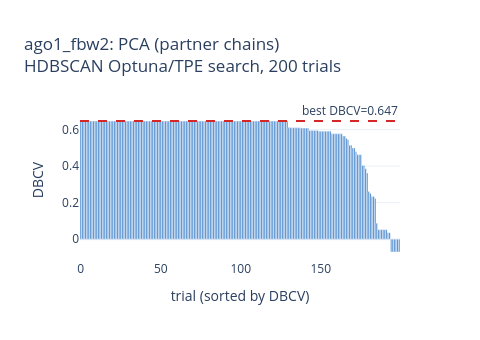
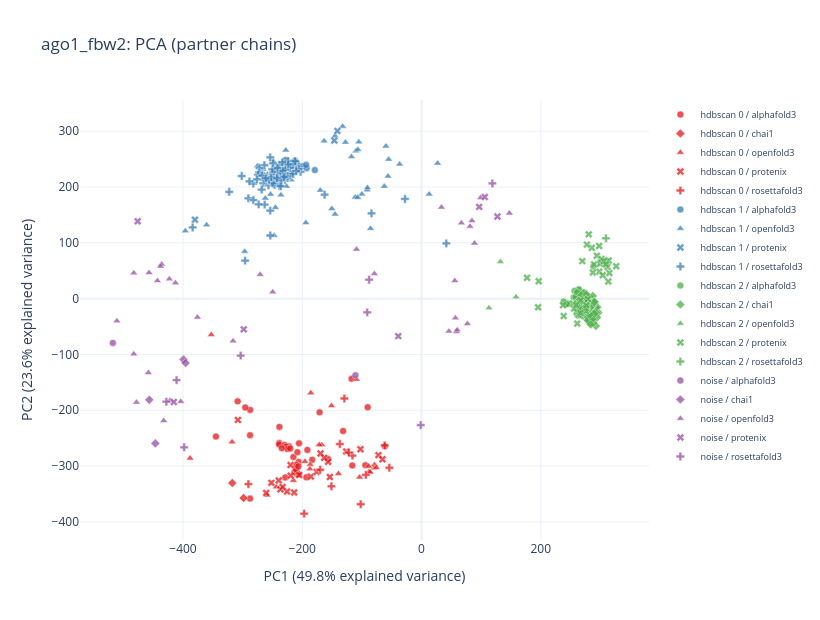

The code cell stored with these charts, in order, in its notebook:
### Code cell
plot_pca(df_ago1_fbw2, complex_name="ago1_fbw2", cluster_method="hdbscan", n_components="auto")  # HDBSCAN auto (Optuna/DBCV)

### Figure 1 — Plotly figure (JSON) as saved in the notebook; plotly's stock layout.template omitted (floating-point values rounded to 4 significant figures; data arrays with more than 128 entries replaced by an {"elided": "..."} marker saying what was removed)
{"data": [{"marker": {"color": "#1565C0"}, "name": "DBCV", "type": "bar", "x": {"elided": "200 int values"}, "y": {"elided": "200 float values"}}], "layout": {"annotations": [{"showarrow": false, "text": "best DBCV=0.647", "x": 1, "xanchor": "right", "xref": "x domain", "y": 0.6469, "yanchor": "bottom", "yref": "y"}], "height": 340, "shapes": [{"line": {"color": "#d62728", "dash": "dash"}, "type": "line", "x0": 0, "x1": 1, "xref": "x domain", "y0": 0.6469, "y1": 0.6469, "yref": "y"}], "showlegend": false, "title": {"text": "ago1_fbw2: PCA (partner chains)<br>HDBSCAN Optuna/TPE search, 200 trials"}, "width": 480, "xaxis": {"title": {"text": "trial (sorted by DBCV)"}}, "yaxis": {"title": {"text": "DBCV"}}}}

### Figure 2 — Plotly figure (JSON) as saved in the notebook; plotly's stock layout.template omitted (floating-point values rounded to 4 significant figures; data arrays with more than 128 entries replaced by an {"elided": "..."} marker saying what was removed)
{"data": [{"customdata": {"elided": "38x8 mixed values"}, "hovertemplate": "backend: %{customdata[0]}<br>seed: %{customdata[1]}<br>sample_index: %{customdata[2]}<br>cluster: %{customdata[3]}<br>ptm: %{customdata[4]}<br>iptm: %{customdata[5]}<br>ranking_score: %{customdata[6]}<br>cif_path: %{customdata[7]}<extra></extra>", "marker": {"color": "rgb(228,26,28)", "line": {"color": "white", "width": 0.5}, "opacity": 0.75, "size": 7, "symbol": "circle"}, "mode": "markers", "name": "hdbscan 0 / alphafold3", "type": "scatter", "x": [-209.7, -94.11, -61.5, -206.1, -344.7, -238.6, -238.7, -222.3, -229.6, -226.9, -117.3, -170.9, -193.1, -116.1, -287.5, -90.27, -206.7, -287.3, -228.5, -131.5, -209.5, -224.7, -213.3, -234.3, -183.3, -220.3, -210.7, -210.1, -206.5, -214.9, -295.6, -287.5, -208.1, -191.4, -205.4, -238.3, -308.3, -156.8], "y": [-313.8, -298.5, -264.5, -292.6, -247.2, -258.8, -261.4, -264.6, -262.2, -265.3, -143.7, -203.8, -320.1, -298.9, -358.2, -194.6, -314.8, -199.3, -320.3, -237.1, -304.5, -269.4, -311.0, -268.2, -288.7, -268.4, -305.5, -297.9, -300.6, -283.8, -194.9, -244.6, -275.0, -271.0, -259.2, -229.8, -184.1, -287.5]}, {"customdata": [["chai1", 13, 3.0, 3, 0.6969, 0.34, 0.4114, "ago1_fbw2/chai1_ago1_fbw2/chai_output_seed-13/pred.model_idx_3.cif"], ["chai1", 7, 0.0, 3, 0.6944, 0.3412, 0.4118, "ago1_fbw2/chai1_ago1_fbw2/chai_output_seed-7/pred.model_idx_0.cif"]], "hovertemplate": "backend: %{customdata[0]}<br>seed: %{customdata[1]}<br>sample_index: %{customdata[2]}<br>cluster: %{customdata[3]}<br>ptm: %{customdata[4]}<br>iptm: %{customdata[5]}<br>ranking_score: %{customdata[6]}<br>cif_path: %{customdata[7]}<extra></extra>", "marker": {"color": "rgb(228,26,28)", "line": {"color": "white", "width": 0.5}, "opacity": 0.75, "size": 7, "symbol": "diamond"}, "mode": "markers", "name": "hdbscan 0 / chai1", "type": "scatter", "x": [-317.4, -298.4], "y": [-330.3, -357.3]}, {"customdata": {"elided": "23x8 mixed values"}, "hovertemplate": "backend: %{customdata[0]}<br>seed: %{customdata[1]}<br>sample_index: %{customdata[2]}<br>cluster: %{customdata[3]}<br>ptm: %{customdata[4]}<br>iptm: %{customdata[5]}<br>ranking_score: %{customdata[6]}<br>cif_path: %{customdata[7]}<extra></extra>", "marker": {"color": "rgb(228,26,28)", "line": {"color": "white", "width": 0.5}, "opacity": 0.75, "size": 7, "symbol": "triangle-up"}, "mode": "markers", "name": "hdbscan 0 / openfold3", "type": "scatter", "x": [-139.3, -167.1, -109.1, -171.5, -388.1, -205.1, -78.85, -87.72, -103.9, -79.53, -259.0, -186.8, -150.9, -243.7, -86.12, -75.77, -88.55, -352.6, -187.2, -214.8, -195.6, -185.6, -317.7], "y": [-313.6, -262.3, -144.7, -261.8, -286.0, -313.6, -297.8, -309.8, -319.8, -303.6, -352.1, -297.1, -192.1, -337.3, -310.9, -302.7, -300.3, -64.58, -305.1, -325.8, -291.8, -169.1, -257.1]}, {"customdata": {"elided": "21x8 mixed values"}, "hovertemplate": "backend: %{customdata[0]}<br>seed: %{customdata[1]}<br>sample_index: %{customdata[2]}<br>cluster: %{customdata[3]}<br>ptm: %{customdata[4]}<br>iptm: %{customdata[5]}<br>ranking_score: %{customdata[6]}<br>cif_path: %{customdata[7]}<extra></extra>", "marker": {"color": "rgb(228,26,28)", "line": {"color": "white", "width": 0.5}, "opacity": 0.75, "size": 7, "symbol": "x"}, "mode": "markers", "name": "hdbscan 0 / protenix", "type": "scatter", "x": [-156.6, -163.3, -236.5, -307.9, -102.3, -225.4, -126.4, -205.0, -213.6, -219.6, -185.5, -251.7, -72.25, -65.44, -219.3, -175.8, -239.3, -169.3, -233.0, -153.7, -260.5], "y": [-292.4, -285.3, -341.7, -217.3, -269.8, -345.6, -274.0, -315.9, -347.3, -298.2, -318.9, -330.0, -280.4, -287.9, -317.2, -310.4, -325.8, -277.5, -337.5, -319.7, -348.1]}, {"customdata": [["rosettafold3", 1, 2.0, 3, 0.6024, 0.2625, -99.67, "ago1_fbw2/rosettafold_ago1_fbw2/rosettafold_results_seed-1/ago1_fbw2/seed-1_sample-2/ago1_fbw2_seed-1_sample-2_model_fixed.cif"], ["rosettafold3", 1, 4.0, 3, 0.6039, 0.2671, -99.67, "ago1_fbw2/rosettafold_ago1_fbw2/rosettafold_results_seed-1/ago1_fbw2/seed-1_sample-4/ago1_fbw2_seed-1_sample-4_model_fixed.cif"], ["rosettafold3", 10, 4.0, 3, 0.6067, 0.2694, -99.66, "ago1_fbw2/rosettafold_ago1_fbw2/rosettafold_results_seed-10/ago1_fbw2/seed-10_sample-4/ago1_fbw2_seed-10_sample-4_model_fixed.cif"], ["rosettafold3", 12, 1.0, 3, 0.6061, 0.2691, -99.66, "ago1_fbw2/rosettafold_ago1_fbw2/rosettafold_results_seed-12/ago1_fbw2/seed-12_sample-1/ago1_fbw2_seed-12_sample-1_model_fixed.cif"], ["rosettafold3", 13, 0.0, 3, 0.6043, 0.2614, -99.67, "ago1_fbw2/rosettafold_ago1_fbw2/rosettafold_results_seed-13/ago1_fbw2/seed-13_sample-0/ago1_fbw2_seed-13_sample-0_model_fixed.cif"], ["rosettafold3", 15, 3.0, 3, 0.6078, 0.2662, -99.67, "ago1_fbw2/rosettafold_ago1_fbw2/rosettafold_results_seed-15/ago1_fbw2/seed-15_sample-3/ago1_fbw2_seed-15_sample-3_model_fixed.cif"], ["rosettafold3", 18, 3.0, 3, 0.6075, 0.2804, -99.65, "ago1_fbw2/rosettafold_ago1_fbw2/rosettafold_results_seed-18/ago1_fbw2/seed-18_sample-3/ago1_fbw2_seed-18_sample-3_model_fixed.cif"], ["rosettafold3", 19, 2.0, 3, 0.603, 0.2617, 0.33, "ago1_fbw2/rosettafold_ago1_fbw2/rosettafold_results_seed-19/ago1_fbw2/seed-19_sample-2/ago1_fbw2_seed-19_sample-2_model_fixed.cif"], ["rosettafold3", 2, 3.0, 3, 0.6077, 0.2662, -99.67, "ago1_fbw2/rosettafold_ago1_fbw2/rosettafold_results_seed-2/ago1_fbw2/seed-2_sample-3/ago1_fbw2_seed-2_sample-3_model_fixed.cif"], ["rosettafold3", 7, 3.0, 3, 0.6051, 0.2689, -99.66, "ago1_fbw2/rosettafold_ago1_fbw2/rosettafold_results_seed-7/ago1_fbw2/seed-7_sample-3/ago1_fbw2_seed-7_sample-3_model_fixed.cif"], ["rosettafold3", 8, 1.0, 3, 0.6039, 0.2617, -99.67, "ago1_fbw2/rosettafold_ago1_fbw2/rosettafold_results_seed-8/ago1_fbw2/seed-8_sample-1/ago1_fbw2_seed-8_sample-1_model_fixed.cif"], ["rosettafold3", 9, 1.0, 3, 0.6063, 0.2729, -99.66, "ago1_fbw2/rosettafold_ago1_fbw2/rosettafold_results_seed-9/ago1_fbw2/seed-9_sample-1/ago1_fbw2_seed-9_sample-1_model_fixed.cif"]], "hovertemplate": "backend: %{customdata[0]}<br>seed: %{customdata[1]}<br>sample_index: %{customdata[2]}<br>cluster: %{customdata[3]}<br>ptm: %{customdata[4]}<br>iptm: %{customdata[5]}<br>ranking_score: %{customdata[6]}<br>cif_path: %{customdata[7]}<extra></extra>", "marker": {"color": "rgb(228,26,28)", "line": {"color": "white", "width": 0.5}, "opacity": 0.75, "size": 7, "symbol": "cross"}, "mode": "markers", "name": "hdbscan 0 / rosettafold3", "type": "scatter", "x": [-115.8, -290.3, -121.9, -196.9, -169.8, -102.0, -61.74, -53.99, -129.4, -93.37, -151.0, -137.0], "y": [-281.1, -332.3, -275.7, -385.2, -306.6, -368.4, -263.0, -303.0, -178.9, -315.7, -336.2, -260.5]}, {"customdata": [["alphafold3", 10, 2.0, 2, 0.61, 0.22, 0.39, "ago1_fbw2/alphafold3_ago1_fbw2/seed-10_sample-2/ago1_fbw2_seed-10_sample-2_model.cif"], ["alphafold3", 10, 4.0, 2, 0.61, 0.22, 0.39, "ago1_fbw2/alphafold3_ago1_fbw2/seed-10_sample-4/ago1_fbw2_seed-10_sample-4_model.cif"], ["alphafold3", 11, 3.0, 2, 0.61, 0.19, 0.37, "ago1_fbw2/alphafold3_ago1_fbw2/seed-11_sample-3/ago1_fbw2_seed-11_sample-3_model.cif"], ["alphafold3", 2, 0.0, 2, 0.62, 0.23, 0.4, "ago1_fbw2/alphafold3_ago1_fbw2/seed-2_sample-0/ago1_fbw2_seed-2_sample-0_model.cif"], ["alphafold3", 2, 1.0, 2, 0.62, 0.22, 0.39, "ago1_fbw2/alphafold3_ago1_fbw2/seed-2_sample-1/ago1_fbw2_seed-2_sample-1_model.cif"], ["alphafold3", 2, 2.0, 2, 0.62, 0.22, 0.39, "ago1_fbw2/alphafold3_ago1_fbw2/seed-2_sample-2/ago1_fbw2_seed-2_sample-2_model.cif"], ["alphafold3", 2, 3.0, 2, 0.62, 0.23, 0.41, "ago1_fbw2/alphafold3_ago1_fbw2/seed-2_sample-3/ago1_fbw2_seed-2_sample-3_model.cif"], ["alphafold3", 2, 4.0, 2, 0.62, 0.24, 0.41, "ago1_fbw2/alphafold3_ago1_fbw2/seed-2_sample-4/ago1_fbw2_seed-2_sample-4_model.cif"], ["alphafold3", 8, 0.0, 2, 0.61, 0.18, 0.37, "ago1_fbw2/alphafold3_ago1_fbw2/seed-8_sample-0/ago1_fbw2_seed-8_sample-0_model.cif"], ["alphafold3", 8, 3.0, 2, 0.61, 0.19, 0.37, "ago1_fbw2/alphafold3_ago1_fbw2/seed-8_sample-3/ago1_fbw2_seed-8_sample-3_model.cif"], ["alphafold3", 9, 4.0, 2, 0.61, 0.18, 0.36, "ago1_fbw2/alphafold3_ago1_fbw2/seed-9_sample-4/ago1_fbw2_seed-9_sample-4_model.cif"]], "hovertemplate": "backend: %{customdata[0]}<br>seed: %{customdata[1]}<br>sample_index: %{customdata[2]}<br>cluster: %{customdata[3]}<br>ptm: %{customdata[4]}<br>iptm: %{customdata[5]}<br>ranking_score: %{customdata[6]}<br>cif_path: %{customdata[7]}<extra></extra>", "marker": {"color": "rgb(55,126,184)", "line": {"color": "white", "width": 0.5}, "opacity": 0.75, "size": 7, "symbol": "circle"}, "mode": "markers", "name": "hdbscan 1 / alphafold3", "type": "scatter", "x": [-217.1, -213.6, -229.2, -208.6, -199.5, -192.7, -218.0, -178.9, -212.2, -227.6, -193.5], "y": [237.8, 238.7, 246.8, 241.8, 237.3, 233.7, 243.4, 230.3, 247.0, 248.6, 239.7]}, {"customdata": {"elided": "40x8 mixed values"}, "hovertemplate": "backend: %{customdata[0]}<br>seed: %{customdata[1]}<br>sample_index: %{customdata[2]}<br>cluster: %{customdata[3]}<br>ptm: %{customdata[4]}<br>iptm: %{customdata[5]}<br>ranking_score: %{customdata[6]}<br>cif_path: %{customdata[7]}<extra></extra>", "marker": {"color": "rgb(55,126,184)", "line": {"color": "white", "width": 0.5}, "opacity": 0.75, "size": 7, "symbol": "triangle-up"}, "mode": "markers", "name": "hdbscan 1 / openfold3", "type": "scatter", "x": [-218.7, -36.74, -235.8, -265.8, -145.0, -145.0, -296.5, -193.9, -100.0, -262.0, -111.1, -275.1, -55.09, -91.08, 12.85, -150.5, -110.1, -59.76, -227.6, -117.4, -226.4, -360.4, -245.0, -163.4, -247.2, -169.7, -56.12, -107.0, -62.41, -248.7, -253.1, 26.99, -127.6, -90.65, -105.1, -247.1, -106.6, -396.1, -132.1, -85.48], "y": [212.6, 241.0, 185.6, 231.8, 291.5, 151.2, 84.49, 135.9, 187.2, 179.9, 181.8, 237.8, 249.6, 194.5, 187.2, 161.1, 264.4, 273.1, 266.0, 254.3, 201.2, 132.1, 163.1, 282.3, 233.4, 194.0, 219.2, 181.3, 201.1, 246.5, 186.9, 242.5, 280.0, 198.5, 280.6, 112.9, 267.2, 121.3, 308.6, 125.7]}, {"customdata": [["protenix", 1, null, 2, 0.5995, 0.1884, 0.2707, "ago1_fbw2/protenix_ago1_fbw2/protenix_results_seed-1/ago1_fbw2/seed_1/predictions/ago1_fbw2_sample_4.cif"], ["protenix", 10, null, 2, 0.5961, 0.2914, 0.3523, "ago1_fbw2/protenix_ago1_fbw2/protenix_results_seed-10/ago1_fbw2/seed_10/predictions/ago1_fbw2_sample_4.cif"], ["protenix", 11, null, 2, 0.5954, 0.3061, 0.364, "ago1_fbw2/protenix_ago1_fbw2/protenix_results_seed-11/ago1_fbw2/seed_11/predictions/ago1_fbw2_sample_3.cif"], ["protenix", 15, null, 2, 0.5909, 0.2946, 0.3539, "ago1_fbw2/protenix_ago1_fbw2/protenix_results_seed-15/ago1_fbw2/seed_15/predictions/ago1_fbw2_sample_2.cif"], ["protenix", 19, null, 2, 0.5853, 0.369, 0.4123, "ago1_fbw2/protenix_ago1_fbw2/protenix_results_seed-19/ago1_fbw2/seed_19/predictions/ago1_fbw2_sample_2.cif"], ["protenix", 19, null, 2, 0.5933, 0.274, 0.3378, "ago1_fbw2/protenix_ago1_fbw2/protenix_results_seed-19/ago1_fbw2/seed_19/predictions/ago1_fbw2_sample_4.cif"]], "hovertemplate": "backend: %{customdata[0]}<br>seed: %{customdata[1]}<br>sample_index: %{customdata[2]}<br>cluster: %{customdata[3]}<br>ptm: %{customdata[4]}<br>iptm: %{customdata[5]}<br>ranking_score: %{customdata[6]}<br>cif_path: %{customdata[7]}<extra></extra>", "marker": {"color": "rgb(55,126,184)", "line": {"color": "white", "width": 0.5}, "opacity": 0.75, "size": 7, "symbol": "x"}, "mode": "markers", "name": "hdbscan 1 / protenix", "type": "scatter", "x": [-226.0, -238.2, -379.9, -146.2, -141.0, -261.5], "y": [242.8, 225.0, 141.5, 283.4, 300.5, 221.6]}, {"customdata": {"elided": "79x8 mixed values"}, "hovertemplate": "backend: %{customdata[0]}<br>seed: %{customdata[1]}<br>sample_index: %{customdata[2]}<br>cluster: %{customdata[3]}<br>ptm: %{customdata[4]}<br>iptm: %{customdata[5]}<br>ranking_score: %{customdata[6]}<br>cif_path: %{customdata[7]}<extra></extra>", "marker": {"color": "rgb(55,126,184)", "line": {"color": "white", "width": 0.5}, "opacity": 0.75, "size": 7, "symbol": "cross"}, "mode": "markers", "name": "hdbscan 1 / rosettafold3", "type": "scatter", "x": [-243.0, -83.87, 41.63, -254.2, -238.6, -263.5, -202.8, -245.7, -222.6, -205.8, -234.5, -245.8, -322.5, -295.8, -241.3, -253.7, -223.6, -256.6, -243.0, -233.8, -242.5, -271.6, -27.77, -265.5, -215.3, -272.2, -223.2, -221.1, -263.7, -238.4, -220.4, -237.4, -248.5, -231.8, -258.8, -290.4, -247.0, -230.2, -263.1, -253.6, -274.2, -228.9, -267.2, -235.6, -247.6, -282.1, -234.9, -228.6, -214.8, -235.9, -216.6, -250.2, -228.3, -249.8, -249.0, -236.1, -255.5, -276.2, -281.9, -301.5, -253.7, -225.0, -232.6, -273.1, -210.1, -212.0, -224.7, -223.6, -268.1, -229.3, -231.0, -233.3, -162.5, -241.5, -251.8, -383.9, -288.5, -261.3, -242.5], "y": [233.0, 152.8, 98.95, 218.6, 239.9, 239.0, 227.3, 227.8, 219.3, 232.5, 213.4, 203.6, 191.4, 68.17, 219.5, 157.6, 246.3, 203.1, 210.5, 226.7, 222.0, 234.0, 178.6, 206.7, 241.3, 226.2, 221.5, 225.2, 212.6, 202.2, 234.4, 223.5, 226.8, 229.7, 216.0, 179.8, 212.7, 222.0, 168.5, 113.1, 221.9, 212.9, 220.2, 218.4, 204.7, 206.2, 211.9, 231.9, 223.2, 225.8, 223.6, 231.8, 231.4, 207.0, 242.3, 201.4, 213.2, 213.6, 176.6, 219.7, 253.1, 216.3, 229.2, 168.9, 229.0, 246.3, 219.5, 240.5, 195.4, 219.3, 217.7, 244.2, 186.2, 234.1, 217.3, 127.5, 210.2, 215.5, 215.6]}, {"customdata": {"elided": "49x8 mixed values"}, "hovertemplate": "backend: %{customdata[0]}<br>seed: %{customdata[1]}<br>sample_index: %{customdata[2]}<br>cluster: %{customdata[3]}<br>ptm: %{customdata[4]}<br>iptm: %{customdata[5]}<br>ranking_score: %{customdata[6]}<br>cif_path: %{customdata[7]}<extra></extra>", "marker": {"color": "rgb(77,175,74)", "line": {"color": "white", "width": 0.5}, "opacity": 0.75, "size": 7, "symbol": "circle"}, "mode": "markers", "name": "hdbscan 2 / alphafold3", "type": "scatter", "x": [279.5, 274.0, 274.3, 276.6, 281.4, 243.1, 264.7, 283.0, 270.0, 244.7, 266.8, 275.4, 273.8, 273.1, 269.5, 271.7, 278.8, 280.2, 284.4, 269.2, 281.9, 278.0, 276.0, 281.1, 278.6, 278.3, 271.3, 266.5, 272.7, 270.4, 263.9, 264.4, 263.8, 267.9, 259.7, 256.5, 273.9, 267.3, 255.3, 258.2, 283.2, 276.4, 279.2, 274.5, 276.0, 288.2, 260.8, 244.4, 238.3], "y": [0.6265, 7.476, -4.068, 3.106, -5.731, -9.605, -12.43, -2.571, -8.798, -8.485, -8.121, -9.123, -0.8457, -32.55, -13.2, 3.055, -15.68, -0.02481, -18.56, 7.667, -5.484, -9.488, -10.37, 1.941, 5.277, -7.502, -14.18, -2.781, -11.79, -14.01, 17.0, 8.641, 15.97, -7.379, -0.09083, 13.95, 10.8, 2.046, 2.384, 3.019, 0.1039, -22.1, 0.6655, -9.775, -3.329, 57.71, 11.32, -9.738, -5.039]}, {"customdata": {"elided": "94x8 mixed values"}, "hovertemplate": "backend: %{customdata[0]}<br>seed: %{customdata[1]}<br>sample_index: %{customdata[2]}<br>cluster: %{customdata[3]}<br>ptm: %{customdata[4]}<br>iptm: %{customdata[5]}<br>ranking_score: %{customdata[6]}<br>cif_path: %{customdata[7]}<extra></extra>", "marker": {"color": "rgb(77,175,74)", "line": {"color": "white", "width": 0.5}, "opacity": 0.75, "size": 7, "symbol": "diamond"}, "mode": "markers", "name": "hdbscan 2 / chai1", "type": "scatter", "x": [284.9, 282.0, 283.9, 288.7, 273.4, 286.4, 277.9, 286.9, 272.2, 270.2, 286.4, 282.4, 272.8, 282.6, 279.6, 282.9, 277.9, 288.8, 292.5, 284.8, 286.0, 284.4, 284.3, 274.1, 288.4, 283.1, 265.9, 290.2, 278.9, 289.2, 296.6, 291.1, 284.3, 287.3, 294.3, 275.6, 274.7, 280.6, 281.2, 280.6, 279.8, 278.4, 271.0, 282.8, 281.6, 281.5, 277.3, 267.7, 282.6, 284.5, 277.5, 284.8, 289.2, 280.6, 274.3, 280.9, 294.9, 285.9, 276.0, 285.2, 284.5, 272.5, 279.0, 285.6, 277.8, 293.0, 291.9, 276.6, 286.0, 283.0, 287.2, 285.6, 278.6, 287.8, 275.1, 271.9, 274.6, 287.1, 274.3, 279.9, 282.1, 269.8, 289.9, 276.3, 287.1, 274.9, 264.2, 283.7, 284.8, 275.4, 281.9, 271.8, 290.2, 282.3], "y": [-25.22, -22.21, -13.29, -12.92, -15.95, -13.52, -18.49, -33.36, 10.22, 5.846, -15.76, 2.078, -27.37, -42.77, -39.21, -25.11, -7.773, -22.37, -48.81, -1.003, -20.64, -3.381, -14.68, -8.287, -43.87, -36.91, -28.23, -8.259, -15.35, -21.14, -24.73, -15.58, -17.84, 4.819, -33.77, -14.6, -12.12, -20.81, -10.06, -3.191, -12.77, -22.56, 9.211, -8.925, -14.92, -17.74, -18.32, 6.006, -16.94, -22.36, -11.94, -27.17, -5.583, -19.26, -23.25, -37.03, -15.3, -36.17, -30.17, -29.0, -7.855, -24.49, -38.75, -17.41, -15.18, -15.63, -24.64, 6.874, -7.921, -6.04, -36.47, -23.56, -9.001, -6.594, -11.78, -11.13, -7.98, -12.78, -19.59, -5.085, -7.542, -1.312, -27.05, -16.2, -11.74, -6.677, -4.01, -46.29, -13.05, -1.576, -28.82, -14.08, -5.682, -16.23]}, {"customdata": [["openfold3", 15, null, 1, 0.6369, 0.1635, 0.2647, "ago1_fbw2/openfold_ago1_fbw2/openfold_results_seed-15/ago1_fbw2/seed_15/ago1_fbw2_seed_15_sample_3_model_fixed.cif"], ["openfold3", 19, null, 1, 0.6341, 0.1673, 0.2742, "ago1_fbw2/openfold_ago1_fbw2/openfold_results_seed-19/ago1_fbw2/seed_19/ago1_fbw2_seed_19_sample_3_model_fixed.cif"], ["openfold3", 19, null, 1, 0.6348, 0.1635, 0.2724, "ago1_fbw2/openfold_ago1_fbw2/openfold_results_seed-19/ago1_fbw2/seed_19/ago1_fbw2_seed_19_sample_5_model_fixed.cif"], ["openfold3", 4, null, 1, 0.6298, 0.163, 0.2651, "ago1_fbw2/openfold_ago1_fbw2/openfold_results_seed-4/ago1_fbw2/seed_4/ago1_fbw2_seed_4_sample_2_model_fixed.cif"]], "hovertemplate": "backend: %{customdata[0]}<br>seed: %{customdata[1]}<br>sample_index: %{customdata[2]}<br>cluster: %{customdata[3]}<br>ptm: %{customdata[4]}<br>iptm: %{customdata[5]}<br>ranking_score: %{customdata[6]}<br>cif_path: %{customdata[7]}<extra></extra>", "marker": {"color": "rgb(77,175,74)", "line": {"color": "white", "width": 0.5}, "opacity": 0.75, "size": 7, "symbol": "triangle-up"}, "mode": "markers", "name": "hdbscan 2 / openfold3", "type": "scatter", "x": [132.3, 158.5, 113.1, 260.0], "y": [65.9, 2.977, -16.63, -25.11]}, {"customdata": {"elided": "66x8 mixed values"}, "hovertemplate": "backend: %{customdata[0]}<br>seed: %{customdata[1]}<br>sample_index: %{customdata[2]}<br>cluster: %{customdata[3]}<br>ptm: %{customdata[4]}<br>iptm: %{customdata[5]}<br>ranking_score: %{customdata[6]}<br>cif_path: %{customdata[7]}<extra></extra>", "marker": {"color": "rgb(77,175,74)", "line": {"color": "white", "width": 0.5}, "opacity": 0.75, "size": 7, "symbol": "x"}, "mode": "markers", "name": "hdbscan 2 / protenix", "type": "scatter", "x": [195.5, 261.0, 269.8, 261.1, 267.3, 278.9, 269.7, 176.9, 293.9, 297.8, 301.4, 289.3, 298.1, 299.4, 305.1, 314.9, 280.5, 275.6, 271.0, 269.7, 238.5, 260.9, 273.7, 263.2, 264.1, 278.0, 272.8, 196.4, 265.7, 263.0, 260.4, 264.7, 277.4, 262.5, 267.5, 275.2, 276.6, 266.6, 313.1, 302.0, 271.7, 275.4, 261.1, 253.8, 275.3, 261.8, 269.1, 264.7, 255.7, 264.7, 287.4, 309.3, 312.0, 326.4, 313.9, 237.4, 285.7, 305.6, 277.3, 303.9, 309.2, 266.7, 275.4, 276.4, 266.6, 259.6], "y": [-15.57, -26.03, -18.99, -17.83, -7.708, -1.17, 67.18, 37.29, 76.72, 94.38, 65.61, 61.42, 48.45, 62.58, 67.49, 45.86, 115.1, -11.75, -23.91, -13.62, -31.24, -10.75, -13.63, -11.38, -10.79, -20.08, -7.364, 31.26, -30.26, -28.88, -22.98, -22.18, -14.57, -12.31, -12.35, -13.82, -15.12, -9.786, 30.82, 71.13, -19.53, -20.91, -44.73, -8.745, -22.12, -8.864, -15.62, -17.93, -17.82, -4.78, 46.77, 66.91, 56.77, 58.07, 68.37, -11.89, 91.14, 67.39, 96.82, 41.86, 61.25, -2.883, -17.52, -11.82, -25.65, -11.27]}, {"customdata": [["rosettafold3", 2, 4.0, 1, 0.6053, 0.2534, -99.68, "ago1_fbw2/rosettafold_ago1_fbw2/rosettafold_results_seed-2/ago1_fbw2/seed-2_sample-4/ago1_fbw2_seed-2_sample-4_model_fixed.cif"]], "hovertemplate": "backend: %{customdata[0]}<br>seed: %{customdata[1]}<br>sample_index: %{customdata[2]}<br>cluster: %{customdata[3]}<br>ptm: %{customdata[4]}<br>iptm: %{customdata[5]}<br>ranking_score: %{customdata[6]}<br>cif_path: %{customdata[7]}<extra></extra>", "marker": {"color": "rgb(77,175,74)", "line": {"color": "white", "width": 0.5}, "opacity": 0.75, "size": 7, "symbol": "cross"}, "mode": "markers", "name": "hdbscan 2 / rosettafold3", "type": "scatter", "x": [309.3], "y": [108.1]}, {"customdata": [["alphafold3", 11, 0.0, 3, 0.61, 0.2, 0.37, "ago1_fbw2/alphafold3_ago1_fbw2/seed-11_sample-0/ago1_fbw2_seed-11_sample-0_model.cif"], ["alphafold3", 11, 1.0, 2, 0.6, 0.2, 0.38, "ago1_fbw2/alphafold3_ago1_fbw2/seed-11_sample-1/ago1_fbw2_seed-11_sample-1_model.cif"]], "hovertemplate": "backend: %{customdata[0]}<br>seed: %{customdata[1]}<br>sample_index: %{customdata[2]}<br>cluster: %{customdata[3]}<br>ptm: %{customdata[4]}<br>iptm: %{customdata[5]}<br>ranking_score: %{customdata[6]}<br>cif_path: %{customdata[7]}<extra></extra>", "marker": {"color": "rgb(152,78,163)", "line": {"color": "white", "width": 0.5}, "opacity": 0.75, "size": 7, "symbol": "circle"}, "mode": "markers", "name": "noise / alphafold3", "type": "scatter", "x": [-110.8, -517.7], "y": [-137.3, -79.3]}, {"customdata": [["chai1", 12, 0.0, 3, 0.6941, 0.3404, 0.4111, "ago1_fbw2/chai1_ago1_fbw2/chai_output_seed-12/pred.model_idx_0.cif"], ["chai1", 13, 0.0, 3, 0.6988, 0.3521, 0.4214, "ago1_fbw2/chai1_ago1_fbw2/chai_output_seed-13/pred.model_idx_0.cif"], ["chai1", 19, 4.0, 3, 0.6932, 0.3435, 0.4134, "ago1_fbw2/chai1_ago1_fbw2/chai_output_seed-19/pred.model_idx_4.cif"], ["chai1", 2, 0.0, 3, 0.6944, 0.3446, 0.4146, "ago1_fbw2/chai1_ago1_fbw2/chai_output_seed-2/pred.model_idx_0.cif"]], "hovertemplate": "backend: %{customdata[0]}<br>seed: %{customdata[1]}<br>sample_index: %{customdata[2]}<br>cluster: %{customdata[3]}<br>ptm: %{customdata[4]}<br>iptm: %{customdata[5]}<br>ranking_score: %{customdata[6]}<br>cif_path: %{customdata[7]}<extra></extra>", "marker": {"color": "rgb(152,78,163)", "line": {"color": "white", "width": 0.5}, "opacity": 0.75, "size": 7, "symbol": "diamond"}, "mode": "markers", "name": "noise / chai1", "type": "scatter", "x": [-399.2, -446.3, -456.5, -395.6], "y": [-108.9, -259.4, -181.3, -115.2]}, {"customdata": {"elided": "33x8 mixed values"}, "hovertemplate": "backend: %{customdata[0]}<br>seed: %{customdata[1]}<br>sample_index: %{customdata[2]}<br>cluster: %{customdata[3]}<br>ptm: %{customdata[4]}<br>iptm: %{customdata[5]}<br>ranking_score: %{customdata[6]}<br>cif_path: %{customdata[7]}<extra></extra>", "marker": {"color": "rgb(152,78,163)", "line": {"color": "white", "width": 0.5}, "opacity": 0.75, "size": 7, "symbol": "triangle-up"}, "mode": "markers", "name": "noise / openfold3", "type": "scatter", "x": [-79.05, 147.4, -375.8, -482.5, -442.9, 56.81, 84.56, 76.95, 45.97, 99.08, -435.8, -316.0, -109.1, -432.3, 55.81, 33.45, -412.7, -421.9, 66.86, -403.7, -270.6, -422.8, -482.5, -456.9, -249.5, 81.35, 88.93, -510.8, -478.0, -458.1, -437.6, 58.7, 59.85], "y": [44.74, 153.1, -33.35, -99.31, 31.96, -34.73, 139.5, -45.1, -58.45, 180.5, 61.53, -76.02, 88.34, -218.8, 32.01, 163.6, 28.21, -182.6, 135.6, -184.4, 43.14, 35.05, 45.74, 46.54, 11.77, 129.5, 99.23, -39.98, -185.8, -132.8, 57.81, -59.47, -56.21]}, {"customdata": [["protenix", 11, null, 3, 0.597, 0.4831, 0.5058, "ago1_fbw2/protenix_ago1_fbw2/protenix_results_seed-11/ago1_fbw2/seed_11/predictions/ago1_fbw2_sample_0.cif"], ["protenix", 11, null, 2, 0.5955, 0.2919, 0.3526, "ago1_fbw2/protenix_ago1_fbw2/protenix_results_seed-11/ago1_fbw2/seed_11/predictions/ago1_fbw2_sample_4.cif"], ["protenix", 13, null, 1, 0.5931, 0.2655, 0.331, "ago1_fbw2/protenix_ago1_fbw2/protenix_results_seed-13/ago1_fbw2/seed_13/predictions/ago1_fbw2_sample_0.cif"], ["protenix", 19, null, 1, 0.5871, 0.2884, 0.3481, "ago1_fbw2/protenix_ago1_fbw2/protenix_results_seed-19/ago1_fbw2/seed_19/predictions/ago1_fbw2_sample_3.cif"], ["protenix", 3, null, 3, 0.5838, 0.5502, 0.5569, "ago1_fbw2/protenix_ago1_fbw2/protenix_results_seed-3/ago1_fbw2/seed_3/predictions/ago1_fbw2_sample_1.cif"], ["protenix", 7, null, 3, 0.607, 0.3242, 0.3808, "ago1_fbw2/protenix_ago1_fbw2/protenix_results_seed-7/ago1_fbw2/seed_7/predictions/ago1_fbw2_sample_2.cif"], ["protenix", 7, null, 1, 0.5972, 0.2088, 0.2864, "ago1_fbw2/protenix_ago1_fbw2/protenix_results_seed-7/ago1_fbw2/seed_7/predictions/ago1_fbw2_sample_3.cif"]], "hovertemplate": "backend: %{customdata[0]}<br>seed: %{customdata[1]}<br>sample_index: %{customdata[2]}<br>cluster: %{customdata[3]}<br>ptm: %{customdata[4]}<br>iptm: %{customdata[5]}<br>ranking_score: %{customdata[6]}<br>cif_path: %{customdata[7]}<extra></extra>", "marker": {"color": "rgb(152,78,163)", "line": {"color": "white", "width": 0.5}, "opacity": 0.75, "size": 7, "symbol": "x"}, "mode": "markers", "name": "noise / protenix", "type": "scatter", "x": [-298.1, -475.9, 106.1, 96.69, -38.95, -415.4, 127.3], "y": [-55.03, 138.5, 182.0, 164.4, -67.19, -185.1, 147.0]}, {"customdata": [["rosettafold3", 12, 2.0, 3, 0.6106, 0.2861, -99.65, "ago1_fbw2/rosettafold_ago1_fbw2/rosettafold_results_seed-12/ago1_fbw2/seed-12_sample-2/ago1_fbw2_seed-12_sample-2_model_fixed.cif"], ["rosettafold3", 13, 1.0, 3, 0.6062, 0.2652, -99.67, "ago1_fbw2/rosettafold_ago1_fbw2/rosettafold_results_seed-13/ago1_fbw2/seed-13_sample-1/ago1_fbw2_seed-13_sample-1_model_fixed.cif"], ["rosettafold3", 13, 2.0, 3, 0.602, 0.259, -99.67, "ago1_fbw2/rosettafold_ago1_fbw2/rosettafold_results_seed-13/ago1_fbw2/seed-13_sample-2/ago1_fbw2_seed-13_sample-2_model_fixed.cif"], ["rosettafold3", 13, 3.0, 2, 0.6013, 0.264, -99.67, "ago1_fbw2/rosettafold_ago1_fbw2/rosettafold_results_seed-13/ago1_fbw2/seed-13_sample-3/ago1_fbw2_seed-13_sample-3_model_fixed.cif"], ["rosettafold3", 2, 2.0, 1, 0.605, 0.2583, -99.67, "ago1_fbw2/rosettafold_ago1_fbw2/rosettafold_results_seed-2/ago1_fbw2/seed-2_sample-2/ago1_fbw2_seed-2_sample-2_model_fixed.cif"], ["rosettafold3", 20, 2.0, 2, 0.6091, 0.2809, -99.65, "ago1_fbw2/rosettafold_ago1_fbw2/rosettafold_results_seed-20/ago1_fbw2/seed-20_sample-2/ago1_fbw2_seed-20_sample-2_model_fixed.cif"], ["rosettafold3", 20, 3.0, 2, 0.6105, 0.283, -99.65, "ago1_fbw2/rosettafold_ago1_fbw2/rosettafold_results_seed-20/ago1_fbw2/seed-20_sample-3/ago1_fbw2_seed-20_sample-3_model_fixed.cif"], ["rosettafold3", 5, 4.0, 3, 0.6064, 0.263, -99.67, "ago1_fbw2/rosettafold_ago1_fbw2/rosettafold_results_seed-5/ago1_fbw2/seed-5_sample-4/ago1_fbw2_seed-5_sample-4_model_fixed.cif"]], "hovertemplate": "backend: %{customdata[0]}<br>seed: %{customdata[1]}<br>sample_index: %{customdata[2]}<br>cluster: %{customdata[3]}<br>ptm: %{customdata[4]}<br>iptm: %{customdata[5]}<br>ranking_score: %{customdata[6]}<br>cif_path: %{customdata[7]}<extra></extra>", "marker": {"color": "rgb(152,78,163)", "line": {"color": "white", "width": 0.5}, "opacity": 0.75, "size": 7, "symbol": "cross"}, "mode": "markers", "name": "noise / rosettafold3", "type": "scatter", "x": [-303.3, -410.8, -1.336, -87.87, 118.8, -91.03, -427.9, -398.0], "y": [-102.1, -146.0, -226.6, 33.96, 206.3, -24.61, -184.6, -266.4]}], "layout": {"height": 620, "legend": {"font": {"size": 9}}, "title": {"text": "ago1_fbw2: PCA (partner chains)"}, "width": 820, "xaxis": {"title": {"text": "PC1 (49.8% explained variance)"}}, "yaxis": {"title": {"text": "PC2 (23.6% explained variance)"}}}}
